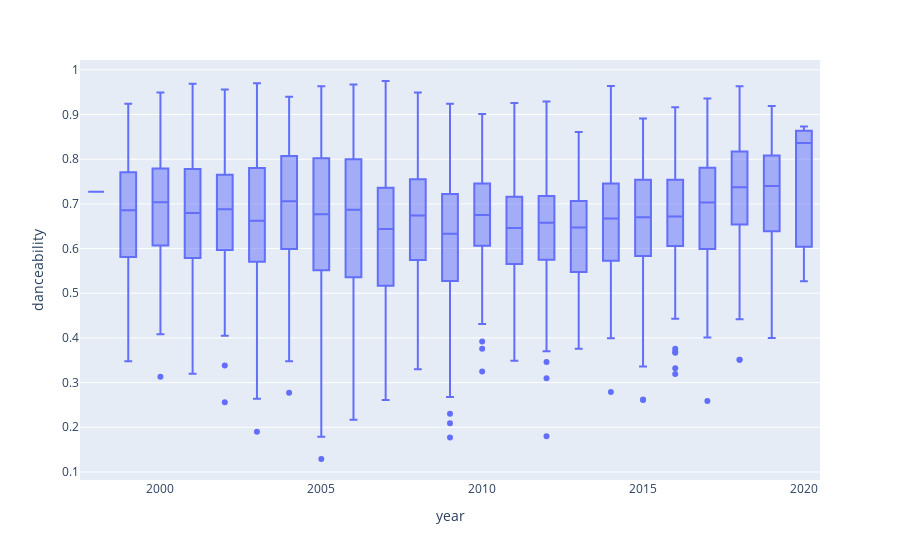

The cell this chart's notebook holds for it:
### Code cell
fig = px.box(df, x = 'year', y = 'danceability')
fig.show()

### Figure 1 — Plotly figure (JSON) as saved in the notebook; plotly's stock layout.template omitted (floating-point values rounded to 4 significant figures; data arrays with more than 128 entries replaced by an {"elided": "..."} marker saying what was removed)
{"data": [{"alignmentgroup": "True", "hovertemplate": "year=%{x}<br>danceability=%{y}<extra></extra>", "legendgroup": "", "marker": {"color": "#636efa"}, "name": "", "notched": false, "offsetgroup": "", "orientation": "v", "showlegend": false, "type": "box", "x": {"elided": "2000 int values"}, "x0": " ", "xaxis": "x", "y": {"elided": "2000 float values"}, "y0": " ", "yaxis": "y"}], "layout": {"boxmode": "group", "legend": {"tracegroupgap": 0}, "margin": {"t": 60}, "xaxis": {"anchor": "y", "domain": [0, 1], "title": {"text": "year"}}, "yaxis": {"anchor": "x", "domain": [0, 1], "title": {"text": "danceability"}}}}
